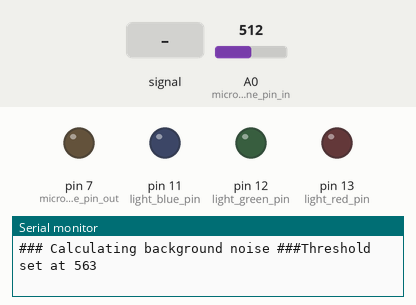
Recording of a sketch running on a simulated Arduino Uno, built with avr-gcc and run on an emulated ATmega328P. Shown: output pins drawn as LEDs (lit = HIGH), the last lines printed to the serial monitor. The test bench sets the inputs (shaded band); at power-on: A0 (microphone_pin_in) = 512. The local clock reads 2024-03-15 10:24:30 at power-on unless the sketch sets it.

Above: at 2.3 s.
2.4 s: A0 (microphone_pin_in) fed a 2 Hz sine of ±306 counts around its level
At 4.1 s:
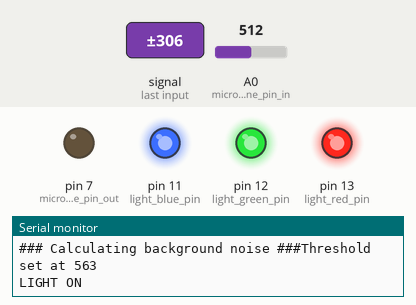
5.4 s: A0 (microphone_pin_in) set to 716
6.9 s: A0 (microphone_pin_in) set to 572
8.4 s: A0 (microphone_pin_in) set to 545
At 10.2 s:
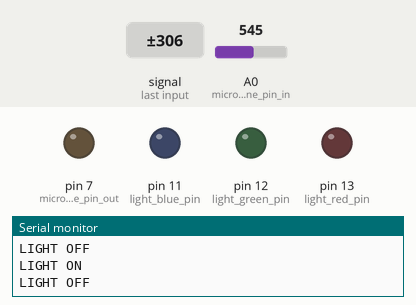
Timing chart, 0 to 11.2 s (numbered marks = the images above; inputs shaded):
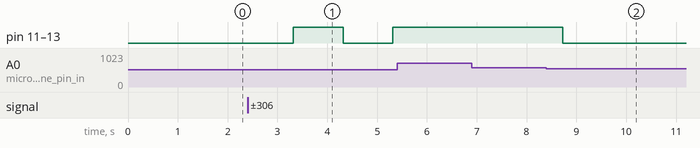

The sketch:

SmartLights.ino
```cpp
//Included Libraries
#include <Wire.h>
#include "RTClib.h"
//

//Pin Variables
int light_red_pin = 13;
int light_green_pin = 12;
int light_blue_pin = 11;
int motion_pin = 6;
int microphone_pin_in = A0;
int microphone_pin_out = 7;
//

//Global Variables
long long int microphone_last_state = 0;
int threshold;
bool light_on = false;
bool trigger_by_clap = false;

int start_hour = 19;
int start_min = 0;
int end_hour = 7;
int end_min = 0;

RTC_PCF8523 rtc;
//

//Set the colour of the LED
void setColour(int red_value, int green_value, int blue_value)
{
    analogWrite(light_red_pin, red_value);
    analogWrite(light_green_pin, green_value);
    analogWrite(light_blue_pin, blue_value);
}

//Serial print without disturbing other functions
void mySPL(String p1, unsigned long p2)
{
    Serial.print(p1);
    Serial.println(p2);
}

//Calculate background noise level
void calculate_background_noise()
{
    int i;
    unsigned long sum = 0;
    Serial.print("### Calculating background noise ###");
    for (i = 0; i < 1000; i++) //1000 samples
    {
        sum += analogRead(microphone_pin_in);
        delay(1);
    }
    threshold = int((sum / 1000) * 1.1); //Average samples plus clap level
    mySPL("Threshold set at ", threshold);
}

//Initialize
void setup()
{
    Serial.begin(9600);
    pinMode(motion_pin, INPUT);
    pinMode(microphone_pin_in, INPUT);
    pinMode(microphone_pin_out, OUTPUT);
    pinMode(light_red_pin, OUTPUT);
    pinMode(light_green_pin, OUTPUT);
    pinMode(light_blue_pin, OUTPUT);
    calculate_background_noise();
}

void loop()
{
    DateTime now = rtc.now();

    //Check if the light is already on from a clap
    if (trigger_by_clap == false)
    {
        //Check if its within the motion sensor's active hours
        if ((now.hour() >= start_hour && now.minute() >= start_min) || (now.hour() <= end_hour && now.minute() <= end_min))
        {
            if (digitalRead(6) == HIGH)
            {
                Serial.println("Active");
                setColour(255, 255, 255);
                delay(600000);
            }
            else
            {
                //Serial.println("Inactive");
                setColour(0, 0, 0);
            }
        }
    }

    //Set clap counter
    int clap_count = 0;
    int level;

    //Check for initial clap
    level = analogRead(microphone_pin_in);
    if (level > threshold)
    {
        clap_count = 1;

        //Check for second clap
        for (int i = 0; i < 3000; i++)
        {
            level = analogRead(microphone_pin_in);
            if (level > threshold)
            {
                clap_count += 1;
                delay(40);
            }
        }
    }

    //Check if a double clap was found and turn the light on/off
    if (clap_count >= 2)
    {
        if (light_on == false)
        {
            setColour(255, 255, 255);
            Serial.println("LIGHT ON");
            light_on = true;
            trigger_by_clap = true;
        }
        else
        {
            setColour(0, 0, 0);
            light_on = false;
            trigger_by_clap = false;
            Serial.println("LIGHT OFF");
        }
    }
}
```

Measured:
- after the input at 2.4 s, pin 11 (light_blue_pin), pin 12 (light_green_pin), pin 13 (light_red_pin): LOW → HIGH after 0.92 s, → LOW 1.0 s later, → HIGH 1.0 s later
- after the input at 5.4 s, pin 11 (light_blue_pin), pin 12 (light_green_pin), pin 13 (light_red_pin): stays HIGH (without the input it goes to LOW after 0.92 s)
- after the input at 6.9 s, every drawn part: stays the same
- after the input at 8.4 s, pin 11 (light_blue_pin), pin 12 (light_green_pin), pin 13 (light_red_pin): HIGH → LOW after 0.32 s
